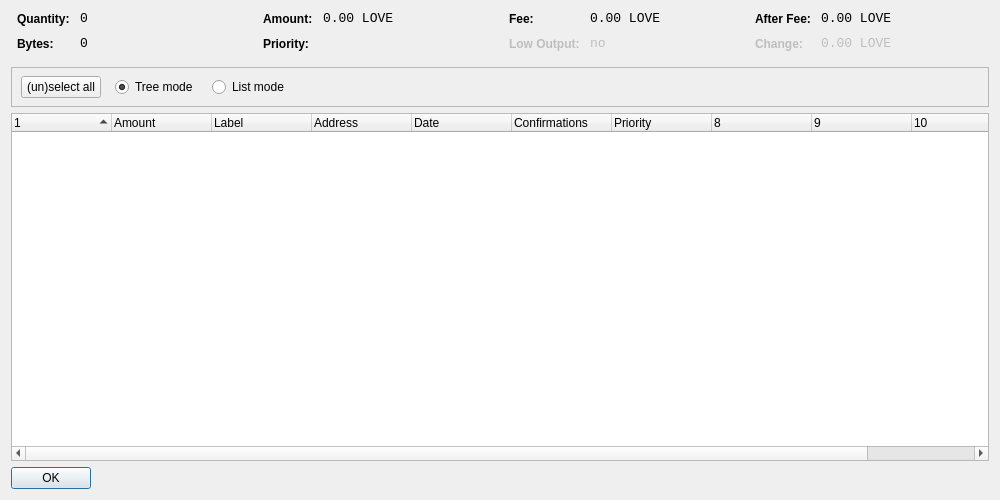
<?xml version="1.0" encoding="UTF-8"?>
<ui version="4.0">
 <class>CoinControlDialog</class>
 <widget class="QDialog" name="CoinControlDialog">
  <property name="geometry">
   <rect>
    <x>0</x>
    <y>0</y>
    <width>1000</width>
    <height>500</height>
   </rect>
  </property>
  <property name="windowTitle">
   <string>Coin Control</string>
  </property>
  <layout class="QVBoxLayout" name="verticalLayout">
   <item>
    <layout class="QHBoxLayout" name="horizontalLayoutTop" stretch="0,0,0,0">
     <property name="topMargin">
      <number>0</number>
     </property>
     <property name="bottomMargin">
      <number>10</number>
     </property>
     <item>
      <layout class="QFormLayout" name="formLayoutCoinControl1">
       <property name="horizontalSpacing">
        <number>10</number>
       </property>
       <property name="verticalSpacing">
        <number>10</number>
       </property>
       <property name="leftMargin">
        <number>6</number>
       </property>
       <property name="rightMargin">
        <number>6</number>
       </property>
       <item row="0" column="0">
        <widget class="QLabel" name="labelCoinControlQuantityText">
         <property name="styleSheet">
          <string notr="true">font-weight:bold;</string>
         </property>
         <property name="text">
          <string>Quantity:</string>
         </property>
        </widget>
       </item>
       <item row="0" column="1">
        <widget class="QLabel" name="labelCoinControlQuantity">
         <property name="font">
          <font>
           <family>Monospace</family>
           <pointsize>10</pointsize>
          </font>
         </property>
         <property name="cursor">
          <cursorShape>IBeamCursor</cursorShape>
         </property>
         <property name="contextMenuPolicy">
          <enum>Qt::ActionsContextMenu</enum>
         </property>
         <property name="text">
          <string notr="true">0</string>
         </property>
         <property name="textInteractionFlags">
          <set>Qt::LinksAccessibleByMouse|Qt::TextSelectableByKeyboard|Qt::TextSelectableByMouse</set>
         </property>
        </widget>
       </item>
       <item row="1" column="0">
        <widget class="QLabel" name="labelCoinControlBytesText">
         <property name="styleSheet">
          <string notr="true">font-weight:bold;</string>
         </property>
         <property name="text">
          <string>Bytes:</string>
         </property>
        </widget>
       </item>
       <item row="1" column="1">
        <widget class="QLabel" name="labelCoinControlBytes">
         <property name="font">
          <font>
           <family>Monospace</family>
           <pointsize>10</pointsize>
          </font>
         </property>
         <property name="cursor">
          <cursorShape>IBeamCursor</cursorShape>
         </property>
         <property name="contextMenuPolicy">
          <enum>Qt::ActionsContextMenu</enum>
         </property>
         <property name="text">
          <string notr="true">0</string>
         </property>
         <property name="textInteractionFlags">
          <set>Qt::LinksAccessibleByMouse|Qt::TextSelectableByKeyboard|Qt::TextSelectableByMouse</set>
         </property>
        </widget>
       </item>
      </layout>
     </item>
     <item>
      <layout class="QFormLayout" name="formLayoutCoinControl2">
       <property name="horizontalSpacing">
        <number>10</number>
       </property>
       <property name="verticalSpacing">
        <number>10</number>
       </property>
       <property name="leftMargin">
        <number>6</number>
       </property>
       <property name="rightMargin">
        <number>6</number>
       </property>
       <item row="0" column="0">
        <widget class="QLabel" name="labelCoinControlAmountText">
         <property name="styleSheet">
          <string notr="true">font-weight:bold;</string>
         </property>
         <property name="text">
          <string>Amount:</string>
         </property>
        </widget>
       </item>
       <item row="0" column="1">
        <widget class="QLabel" name="labelCoinControlAmount">
         <property name="font">
          <font>
           <family>Monospace</family>
           <pointsize>10</pointsize>
          </font>
         </property>
         <property name="cursor">
          <cursorShape>IBeamCursor</cursorShape>
         </property>
         <property name="contextMenuPolicy">
          <enum>Qt::ActionsContextMenu</enum>
         </property>
         <property name="text">
          <string notr="true">0.00 LOVE</string>
         </property>
         <property name="textInteractionFlags">
          <set>Qt::LinksAccessibleByMouse|Qt::TextSelectableByKeyboard|Qt::TextSelectableByMouse</set>
         </property>
        </widget>
       </item>
       <item row="1" column="0">
        <widget class="QLabel" name="labelCoinControlPriorityText">
         <property name="styleSheet">
          <string notr="true">font-weight:bold;</string>
         </property>
         <property name="text">
          <string>Priority:</string>
         </property>
        </widget>
       </item>
       <item row="1" column="1">
        <widget class="QLabel" name="labelCoinControlPriority">
         <property name="font">
          <font>
           <family>Monospace</family>
           <pointsize>10</pointsize>
          </font>
         </property>
         <property name="cursor">
          <cursorShape>IBeamCursor</cursorShape>
         </property>
         <property name="contextMenuPolicy">
          <enum>Qt::ActionsContextMenu</enum>
         </property>
         <property name="text">
          <string/>
         </property>
         <property name="textInteractionFlags">
          <set>Qt::LinksAccessibleByMouse|Qt::TextSelectableByKeyboard|Qt::TextSelectableByMouse</set>
         </property>
        </widget>
       </item>
      </layout>
     </item>
     <item>
      <layout class="QFormLayout" name="formLayoutCoinControl3">
       <property name="horizontalSpacing">
        <number>10</number>
       </property>
       <property name="verticalSpacing">
        <number>10</number>
       </property>
       <property name="leftMargin">
        <number>6</number>
       </property>
       <property name="rightMargin">
        <number>6</number>
       </property>
       <item row="0" column="0">
        <widget class="QLabel" name="labelCoinControlFeeText">
         <property name="styleSheet">
          <string notr="true">font-weight:bold;</string>
         </property>
         <property name="text">
          <string>Fee:</string>
         </property>
        </widget>
       </item>
       <item row="0" column="1">
        <widget class="QLabel" name="labelCoinControlFee">
         <property name="font">
          <font>
           <family>Monospace</family>
           <pointsize>10</pointsize>
          </font>
         </property>
         <property name="cursor">
          <cursorShape>IBeamCursor</cursorShape>
         </property>
         <property name="contextMenuPolicy">
          <enum>Qt::ActionsContextMenu</enum>
         </property>
         <property name="text">
          <string notr="true">0.00 LOVE</string>
         </property>
         <property name="textInteractionFlags">
          <set>Qt::LinksAccessibleByMouse|Qt::TextSelectableByKeyboard|Qt::TextSelectableByMouse</set>
         </property>
        </widget>
       </item>
       <item row="1" column="0">
        <widget class="QLabel" name="labelCoinControlLowOutputText">
         <property name="enabled">
          <bool>false</bool>
         </property>
         <property name="styleSheet">
          <string notr="true">font-weight:bold;</string>
         </property>
         <property name="text">
          <string>Low Output:</string>
         </property>
        </widget>
       </item>
       <item row="1" column="1">
        <widget class="QLabel" name="labelCoinControlLowOutput">
         <property name="enabled">
          <bool>false</bool>
         </property>
         <property name="font">
          <font>
           <family>Monospace</family>
           <pointsize>10</pointsize>
          </font>
         </property>
         <property name="cursor">
          <cursorShape>IBeamCursor</cursorShape>
         </property>
         <property name="contextMenuPolicy">
          <enum>Qt::ActionsContextMenu</enum>
         </property>
         <property name="text">
          <string notr="true">no</string>
         </property>
         <property name="textInteractionFlags">
          <set>Qt::LinksAccessibleByMouse|Qt::TextSelectableByKeyboard|Qt::TextSelectableByMouse</set>
         </property>
        </widget>
       </item>
      </layout>
     </item>
     <item>
      <layout class="QFormLayout" name="formLayoutCoinControl4">
       <property name="horizontalSpacing">
        <number>10</number>
       </property>
       <property name="verticalSpacing">
        <number>10</number>
       </property>
       <property name="leftMargin">
        <number>6</number>
       </property>
       <property name="rightMargin">
        <number>6</number>
       </property>
       <item row="0" column="0">
        <widget class="QLabel" name="labelCoinControlAfterFeeText">
         <property name="styleSheet">
          <string notr="true">font-weight:bold;</string>
         </property>
         <property name="text">
          <string>After Fee:</string>
         </property>
        </widget>
       </item>
       <item row="0" column="1">
        <widget class="QLabel" name="labelCoinControlAfterFee">
         <property name="font">
          <font>
           <family>Monospace</family>
           <pointsize>10</pointsize>
          </font>
         </property>
         <property name="cursor">
          <cursorShape>IBeamCursor</cursorShape>
         </property>
         <property name="contextMenuPolicy">
          <enum>Qt::ActionsContextMenu</enum>
         </property>
         <property name="text">
          <string notr="true">0.00 LOVE</string>
         </property>
         <property name="textInteractionFlags">
          <set>Qt::LinksAccessibleByMouse|Qt::TextSelectableByKeyboard|Qt::TextSelectableByMouse</set>
         </property>
        </widget>
       </item>
       <item row="1" column="0">
        <widget class="QLabel" name="labelCoinControlChangeText">
         <property name="enabled">
          <bool>false</bool>
         </property>
         <property name="styleSheet">
          <string notr="true">font-weight:bold;</string>
         </property>
         <property name="text">
          <string>Change:</string>
         </property>
        </widget>
       </item>
       <item row="1" column="1">
        <widget class="QLabel" name="labelCoinControlChange">
         <property name="enabled">
          <bool>false</bool>
         </property>
         <property name="font">
          <font>
           <family>Monospace</family>
           <pointsize>10</pointsize>
          </font>
         </property>
         <property name="cursor">
          <cursorShape>IBeamCursor</cursorShape>
         </property>
         <property name="contextMenuPolicy">
          <enum>Qt::ActionsContextMenu</enum>
         </property>
         <property name="text">
          <string notr="true">0.00 LOVE</string>
         </property>
         <property name="textInteractionFlags">
          <set>Qt::LinksAccessibleByMouse|Qt::TextSelectableByKeyboard|Qt::TextSelectableByMouse</set>
         </property>
        </widget>
       </item>
      </layout>
     </item>
    </layout>
   </item>
   <item>
    <widget class="QFrame" name="frame">
     <property name="minimumSize">
      <size>
       <width>0</width>
       <height>40</height>
      </size>
     </property>
     <property name="frameShape">
      <enum>QFrame::StyledPanel</enum>
     </property>
     <property name="frameShadow">
      <enum>QFrame::Sunken</enum>
     </property>
     <widget class="QWidget" name="horizontalLayoutWidget">
      <property name="geometry">
       <rect>
        <x>10</x>
        <y>0</y>
        <width>781</width>
        <height>41</height>
       </rect>
      </property>
      <layout class="QHBoxLayout" name="horizontalLayoutPanel" stretch="0,0,0,0,0">
       <property name="spacing">
        <number>14</number>
       </property>
       <item>
        <widget class="QPushButton" name="pushButtonSelectAll">
         <property name="sizePolicy">
          <sizepolicy hsizetype="Maximum" vsizetype="Fixed">
           <horstretch>0</horstretch>
           <verstretch>0</verstretch>
          </sizepolicy>
         </property>
         <property name="text">
          <string>(un)select all</string>
         </property>
        </widget>
       </item>
       <item>
        <widget class="QRadioButton" name="radioTreeMode">
         <property name="sizePolicy">
          <sizepolicy hsizetype="Maximum" vsizetype="Fixed">
           <horstretch>0</horstretch>
           <verstretch>0</verstretch>
          </sizepolicy>
         </property>
         <property name="text">
          <string>Tree mode</string>
         </property>
         <property name="checked">
          <bool>true</bool>
         </property>
        </widget>
       </item>
       <item>
        <widget class="QRadioButton" name="radioListMode">
         <property name="sizePolicy">
          <sizepolicy hsizetype="Maximum" vsizetype="Fixed">
           <horstretch>0</horstretch>
           <verstretch>0</verstretch>
          </sizepolicy>
         </property>
         <property name="text">
          <string>List mode</string>
         </property>
        </widget>
       </item>
       <item>
        <spacer name="horizontalSpacer">
         <property name="orientation">
          <enum>Qt::Horizontal</enum>
         </property>
         <property name="sizeHint" stdset="0">
          <size>
           <width>40</width>
           <height>20</height>
          </size>
         </property>
        </spacer>
       </item>
      </layout>
     </widget>
    </widget>
   </item>
   <item>
    <widget class="CoinControlTreeWidget" name="treeWidget">
     <property name="contextMenuPolicy">
      <enum>Qt::CustomContextMenu</enum>
     </property>
     <property name="sortingEnabled">
      <bool>false</bool>
     </property>
     <property name="columnCount">
      <number>11</number>
     </property>
     <attribute name="headerShowSortIndicator" stdset="0">
      <bool>true</bool>
     </attribute>
     <attribute name="headerStretchLastSection">
      <bool>false</bool>
     </attribute>
     <column>
      <property name="text">
       <string/>
      </property>
     </column>
     <column>
      <property name="text">
       <string>Amount</string>
      </property>
     </column>
     <column>
      <property name="text">
       <string>Label</string>
      </property>
     </column>
     <column>
      <property name="text">
       <string>Address</string>
      </property>
     </column>
     <column>
      <property name="text">
       <string>Date</string>
      </property>
     </column>
     <column>
      <property name="text">
       <string>Confirmations</string>
      </property>
      <property name="toolTip">
       <string>Confirmed</string>
      </property>
     </column>
     <column>
      <property name="text">
       <string>Priority</string>
      </property>
     </column>
     <column>
      <property name="text">
       <string/>
      </property>
     </column>
     <column>
      <property name="text">
       <string/>
      </property>
     </column>
     <column>
      <property name="text">
       <string/>
      </property>
     </column>
     <column>
      <property name="text">
       <string/>
      </property>
     </column>
    </widget>
   </item>
   <item>
    <widget class="QDialogButtonBox" name="buttonBox">
     <property name="sizePolicy">
      <sizepolicy hsizetype="Maximum" vsizetype="Fixed">
       <horstretch>0</horstretch>
       <verstretch>0</verstretch>
      </sizepolicy>
     </property>
     <property name="orientation">
      <enum>Qt::Horizontal</enum>
     </property>
     <property name="standardButtons">
      <set>QDialogButtonBox::Ok</set>
     </property>
    </widget>
   </item>
  </layout>
 </widget>
 <customwidgets>
  <customwidget>
   <class>CoinControlTreeWidget</class>
   <extends>QTreeWidget</extends>
   <header>coincontroltreewidget.h</header>
  </customwidget>
 </customwidgets>
 <resources/>
 <connections/>
</ui>
